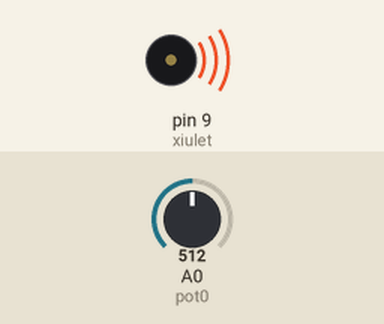
This sketch was run on a simulated Arduino Uno, built with avr-gcc and run on an emulated ATmega328P. Parts: buzzer (waves = sounding). Inputs (shaded band) come from the test bench; at power-on: A0 (pot0) = 512.

Above: at 5.9 s.
6.0 s: A0 (pot0) set to 716
12.1 s: A0 (pot0) set to 0
At 17.0 s:
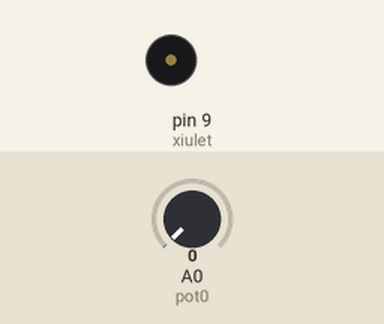
18.2 s: A0 (pot0) set to 306
At 18.9 s:
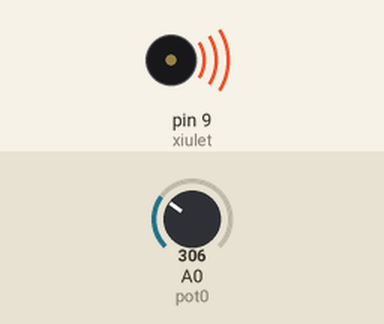
Timing chart, 0 to 34.8 s (numbered marks = the images above; inputs shaded):
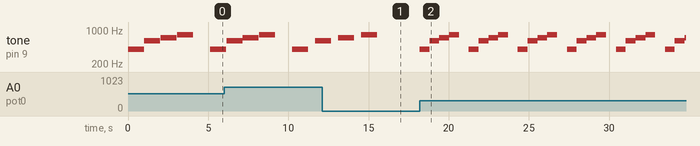

The sketch:

sketch_jan19c.ino
```cpp
/*********************************************************************************
**                                                                              **
**                               Sirena                                         **
**                                                                              **
**                                                                              **
**    Nom: Pol Careta                                          Data:15/01/22    **
*********************************************************************************/
//*************************** Includes *******************************************

//********** Variables ************************************************************
const byte xiulet = 9;        // donar nom al pin 9 de l’Arduino
const byte pot0 = A0;         // donar nom al pin A0 de l’Arduino
int valPot0;                 // guardar valor del potenciometre

//********** Setup ****************************************************************
void setup()
{
  pinMode(xiulet, OUTPUT);   // definir el pin 9 com una sortida
}

//********** Loop *****************************************************************
void loop()
{
  valPot0 = analogRead(pot0);    // llegir valor potenciòmetre

  tone(xiulet, 400, 1000);    // xiulet de durada valPot0
  delay(2*valPot0);              // esperar valPot0 del xiulet + valPot0 silenci

   tone(xiulet, 600, 1000);    // xiulet de durada valPot0
  delay(2*valPot0);              // esperar valPot0 del xiulet + valPot0 silenci

   tone(xiulet, 700, 1000);    // xiulet de durada valPot0
  delay(2*valPot0);              // esperar valPot0 del xiulet + valPot0 silenci

   tone(xiulet, 800, 1000);    // xiulet de durada valPot0
  delay(2*valPot0);              // esperar valPot0 del xiulet + valPot0 silenci

  noTone (xiulet);
  delay(2*valPot0);
}

//********** Funcions *************************************************************
```

Measured:
- after the input at 12.1 s, tone on pin 9 (xiulet): goes on until 15.5 s, then stays silent
- after the input at 18.2 s, tone on pin 9 (xiulet): plays 400 Hz for 0.61 s, 600 Hz for 0.61 s, 700 Hz for 0.61 s, 800 Hz for 0.61 s, 400 Hz for 0.61 s, 600 Hz for 0.61 s … (7 notes in this stretch), starting at once
- by itself, tone on pin 9 (xiulet): plays 600 Hz for 1.0 s, 700 Hz for 1.0 s, 800 Hz for 1.0 s, 400 Hz for 1.0 s, 600 Hz for 0.43 s
